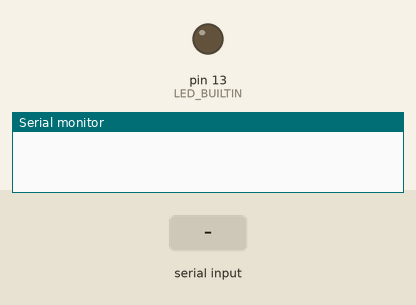
This sketch was run on a simulated Arduino Uno, built with avr-gcc and run on an emulated ATmega328P. On the bench: output pins drawn as LEDs (lit = HIGH), the last lines printed to the serial monitor. The test bench sets the inputs (shaded band).

Above: at 1.2 s.
1.3 s: "e90\n" received over Serial
2.8 s: "e,45\n" received over Serial
At 3.2 s:
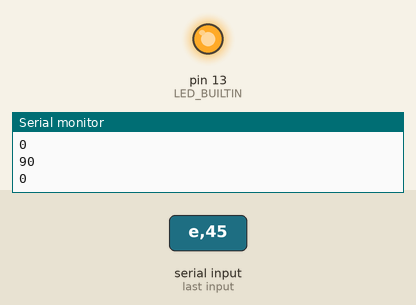
Timing chart, 0 to 28.7 s (numbered marks = the images above; inputs shaded):
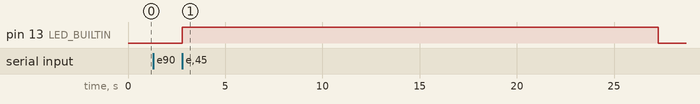

The sketch:

foxSerialSprit.ino
```cpp
int i = 0;
char buf[20];
int ch[5];
int a,b;

void setup() {
  Serial.begin(9600);
  pinMode(LED_BUILTIN, OUTPUT);
}

void loop() {
 if (Serial.available()) {
    buf[i] = Serial.read();
    if (buf[i] == 'e') {
      buf[i] = '\0';
      //Serial.println(buf);

      a = atoi(strtok(buf, ","));
      b = atoi(strtok(NULL, ","));

      Serial.println(a);
      Serial.println(b);
      blink(a,b);
      i = 0;
    }
    else {
      i++;
    }
  }
}

void blink(int x,int y){
  digitalWrite(LED_BUILTIN, HIGH);
  delay(x*1000);
  digitalWrite(LED_BUILTIN, LOW);
  delay(y*1000);
}
```

Measured:
- after the input at 2.8 s, pin 13 (LED_BUILTIN): LOW → HIGH at once, → LOW 24.5 s later
